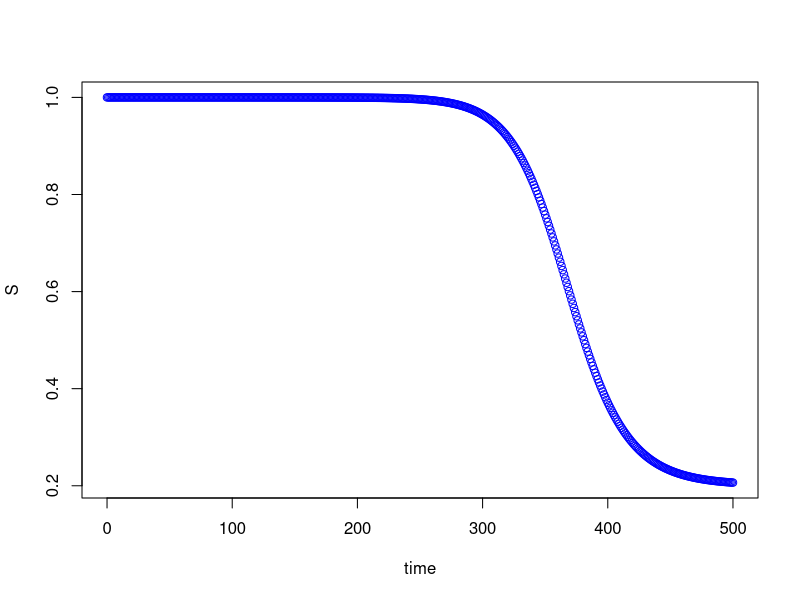
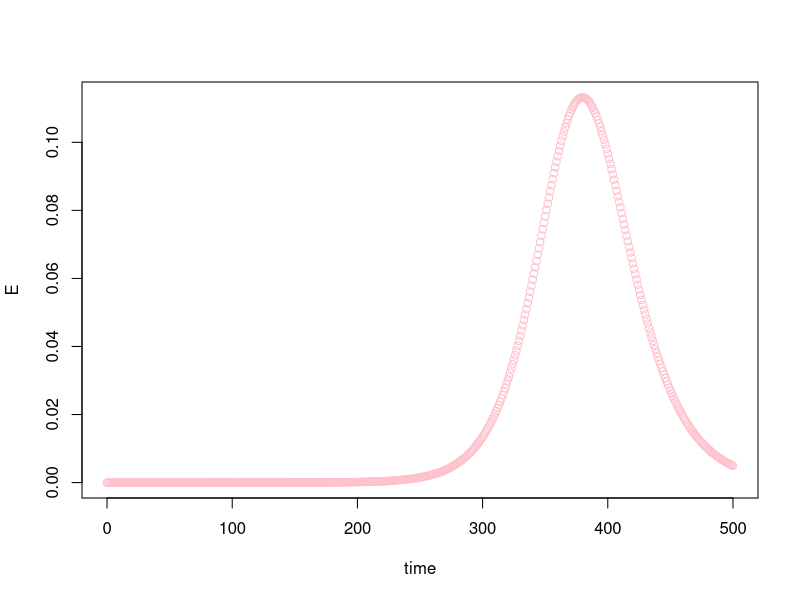
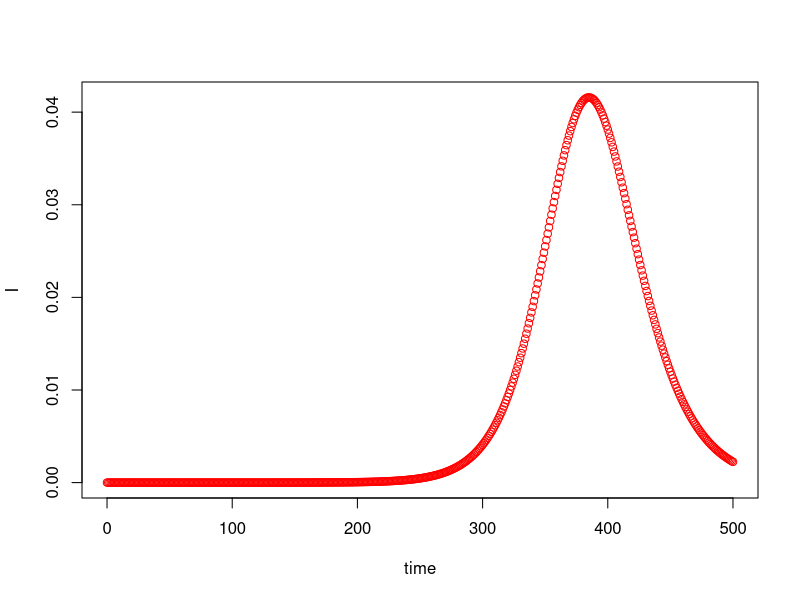
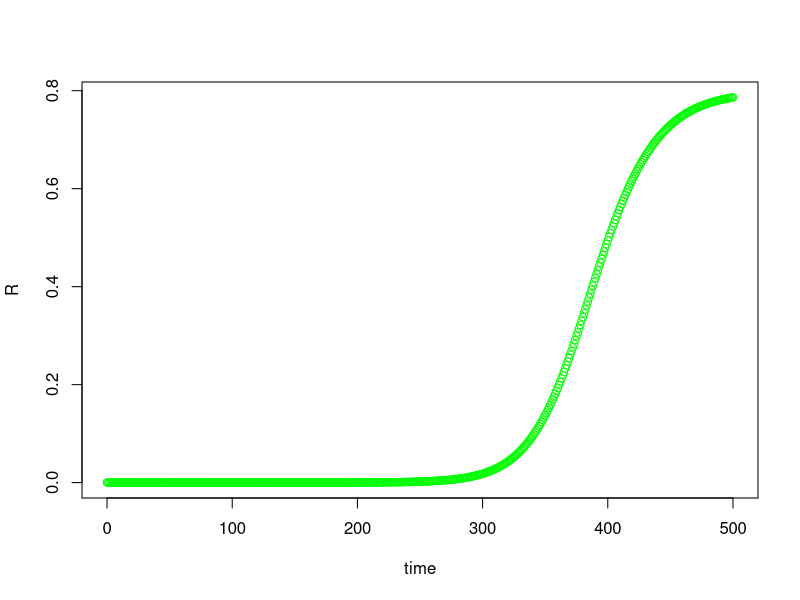
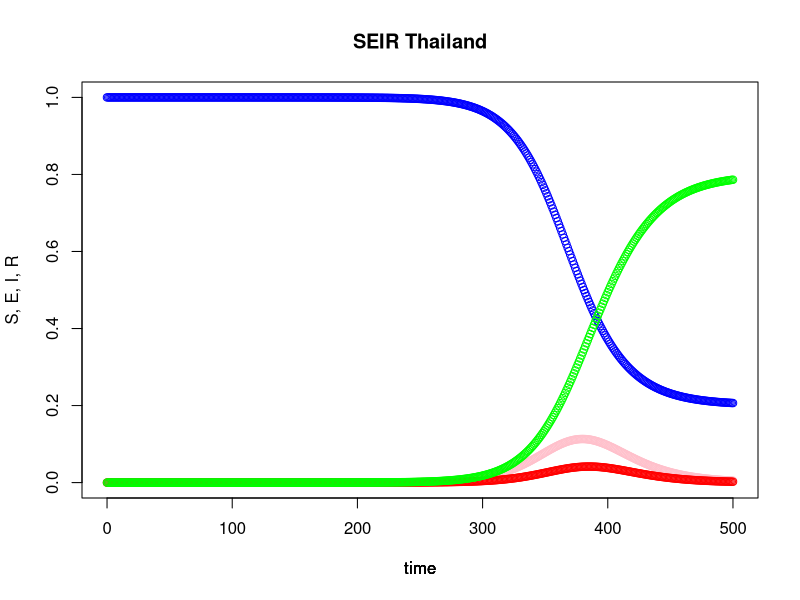
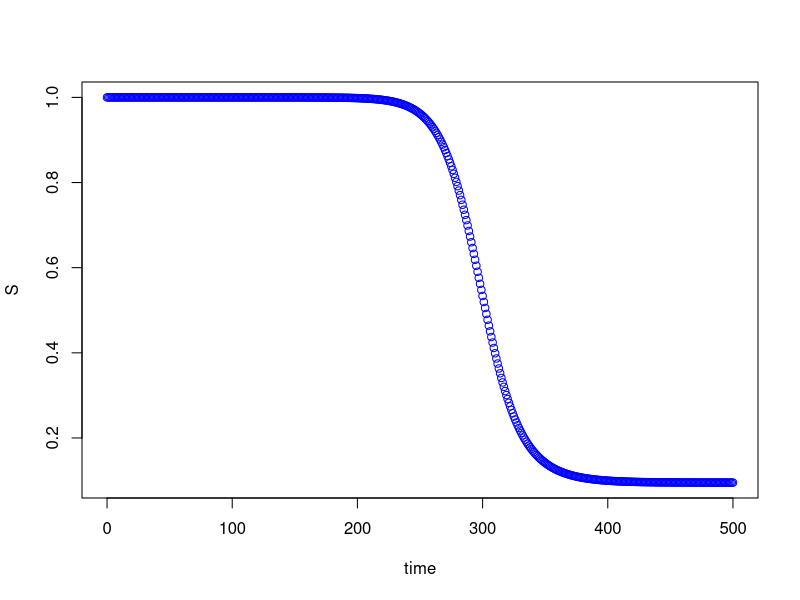
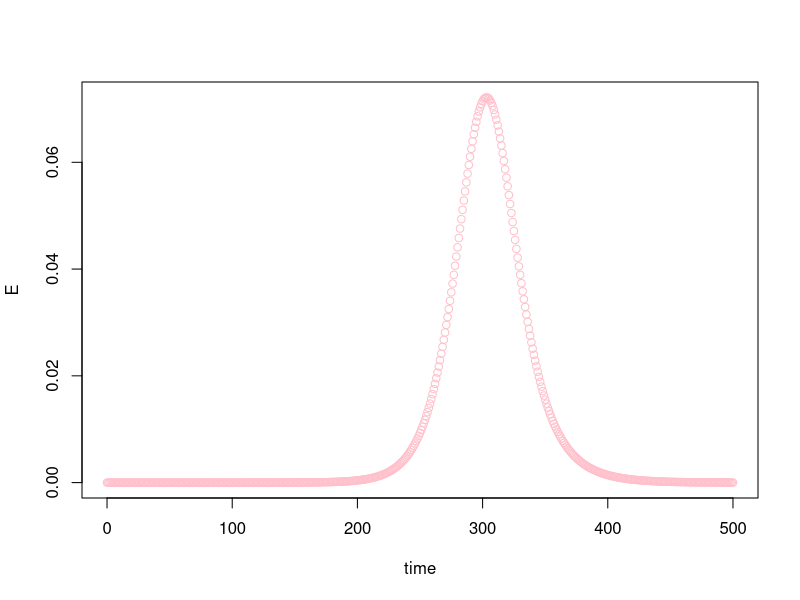
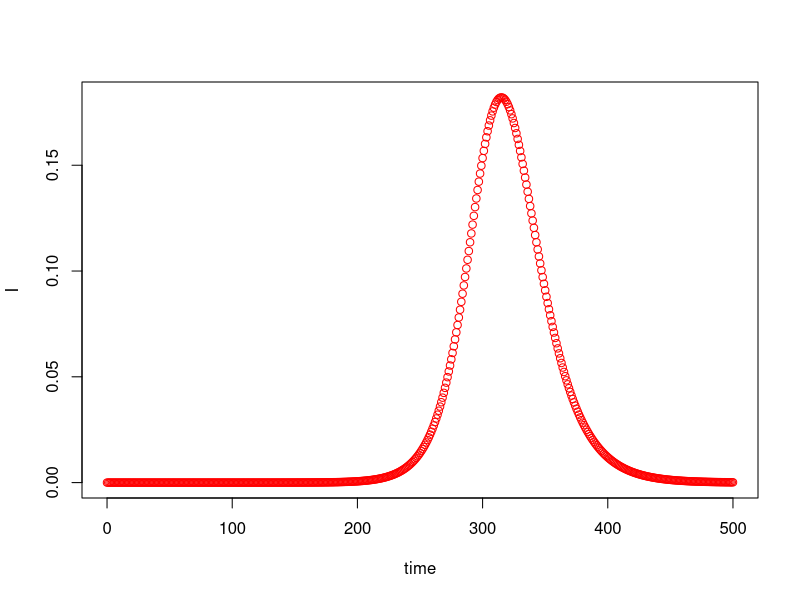

Recreate these plots in R, in order.
## ---- chunk 1
#Load add-on packages - deSolve - contains lsoda function - differential equation solver.
#install.packages("deSolve")
library (deSolve) 
## ---- chunk 2
#Function to compute derivatives of the differential equations.
seir_modelThai = function (current_timepoint, state_values, parameters)
{
  # create state variables (local variables)
  S = state_values [1]        # susceptibles
  E = state_values [2]        # exposed
  I = state_values [3]        # infectious
  R = state_values [4]        # recovered
  
  with ( 
    as.list (parameters),     # variable names within parameters can be used 
         {
           # compute derivatives
           dS = (-beta * S * I)
           dE = (beta * S * I) - (delta * E)
           dI = (delta * E) - (gamma * I)
           dR = (gamma * I)
           
           # combine results
           results = c (dS, dE, dI, dR)
           list (results)
         }
    )
}
## ---- chunk 3
#Parameters
#contact_rate = 10834/366                     # number of contacts per day
#transmission_probability =        # transmission probability
infectious_period = 5.2                 # infectious period
latent_period = 14                     # latent period
## ---- chunk 4
Ro = 2.006
## ---- chunk 5
#Compute values of beta (tranmission rate) and gamma (recovery rate).
#beta_value = contact_rate * transmission_probability
beta_value = Ro * (1 / infectious_period)
gamma_value = 1 / infectious_period
delta_value = 1 / latent_period
## ---- chunk 6
#Compute Ro - Reproductive number.
#Ro = beta_value / gamma_value
#Ro
#Ro = 2.006
## ---- chunk 7
#Disease dynamics parameters.
parameter_list = c (beta = beta_value, gamma = gamma_value, delta = delta_value)
## ---- chunk 8
#Initial values for sub-populations.
W = 69630000        # susceptible hosts
X = 2           # infectious hosts
Y = 0           # recovered hosts
Z = 185           # exposed hosts
## ---- chunk 9
#Compute total population.
N = W + X + Y + Z
## ---- chunk 10
#Initial state values for the differential equations.
initial_values = c (S = W/N, E = X/N, I = Y/N, R = Z/N)
## ---- chunk 11
#Output timepoints.
timepoints = seq (0, 500, by=1)
## ---- chunk 12
#Simulate the SEIR epidemic.
output = lsoda (initial_values, timepoints, seir_modelThai, parameter_list)
## ---- chunk 13
#Plot dynamics of Susceptibles sub-population.
plot (S ~ time, data = output, type='b', col = 'blue')   
## ---- chunk 14
#population
plot (E ~ time, data = output, type='b', col = 'pink')  
## ---- chunk 15
#Plot dynamics of Infectious sub-population.
plot (I ~ time, data = output, type='b', col = 'red') 
## ---- chunk 16
#Plot dynamics of Recovered sub-population.
plot (R ~ time, data = output, type='b', col = 'green')  
## ---- chunk 17
#Plot dynamics of Susceptibles, Exposed, Infectious and Recovered sub-populations in the same plot.
# susceptible hosts over time
plot (S ~ time, data = output, type='b', ylim = c(0,1), col = 'blue', ylab = 'S, E, I, R', main = 'SEIR Thailand') 

# remain on same frame
par (new = TRUE)    

# exposed hosts over time
plot (E ~ time, data = output, type='b', ylim = c(0,1), col = 'pink', ylab = '', axes = FALSE)

# remain on same frame
par (new = TRUE) 

# infectious hosts over time
plot (I ~ time, data = output, type='b', ylim = c(0,1), col = 'red', ylab = '', axes = FALSE) 

# remain on same frame
par (new = TRUE)  

# recovered hosts over time
plot (R ~ time, data = output, type='b', ylim = c(0,1), col = 'green', ylab = '', axes = FALSE)
## ---- chunk 18
#Function to compute derivatives of the differential equations.
seir_modelUS = function (current_timepoint, state_values, parameters)
{
  # create state variables (local variables)
  S = state_values [1]        # susceptibles
  E = state_values [2]        # exposed
  I = state_values [3]        # infectious
  R = state_values [4]        # recovered
  
  with ( 
    as.list (parameters),     # variable names within parameters can be used 
         {
           # compute derivatives
           dS = (-beta * S * I)
           dE = (beta * S * I) - (delta * E)
           dI = (delta * E) - (gamma * I)
           dR = (gamma * I)
           
           # combine results
           results = c (dS, dE, dI, dR)
           list (results)
         }
    )
}

## ---- chunk 19

#Parameters
#contact_rate = 10834/366          # number of contacts per day
#transmission_probability =        # transmission probability
infectious_period = 15            # infectious period 10-20
latent_period = 5.2                 # latent period


Ro = 2.6 #1.9-3.3 

#Compute values of beta (tranmission rate) and gamma (recovery rate).
#beta_value = contact_rate * transmission_probability
beta_value = Ro * (1 / infectious_period)
gamma_value = 1 / infectious_period
delta_value = 1 / latent_period

#Disease dynamics parameters.
parameter_list = c (beta = beta_value, gamma = gamma_value, delta = delta_value)

#Initial values for sub-populations.
W = 328200000        # susceptible hosts
X = 1           # infectious hosts
Y = 0           # recovered hosts
Z = 300           # exposed hosts

#Compute total population.
N = W + X + Y + Z

#Initial state values for the differential equations.
initial_values = c (S = W/N, E = X/N, I = Y/N, R = Z/N)

#Output timepoints.
timepoints = seq (0, 500, by=1)

#Simulate the SEIR epidemic.
output = lsoda (initial_values, timepoints, seir_modelUS, parameter_list)
## ---- chunk 20
#Plot dynamics of Susceptibles sub-population.
plot (S ~ time, data = output, type='b', col = 'blue')
## ---- chunk 21
#population
plot (E ~ time, data = output, type='b', col = 'pink')  
## ---- chunk 22
#Plot dynamics of Infectious sub-population.
plot (I ~ time, data = output, type='b', col = 'red') 
## ---- chunk 23
#Plot dynamics of Susceptibles, Exposed, Infectious and Recovered sub-populations in the same plot.
# susceptible hosts over time
plot (S ~ time, data = output, type='b', ylim = c(0,1), col = 'blue', ylab = 'S, E, I, R', main = 'SEIR US') 

# remain on same frame
par (new = TRUE)    

# exposed hosts over time
plot (E ~ time, data = output, type='b', ylim = c(0,1), col = 'pink', ylab = '', axes = FALSE)

# remain on same frame
par (new = TRUE) 

# infectious hosts over time
plot (I ~ time, data = output, type='b', ylim = c(0,1), col = 'red', ylab = '', axes = FALSE) 

# remain on same frame
par (new = TRUE)  

# recovered hosts over time
plot (R ~ time, data = output, type='b', ylim = c(0,1), col = 'green', ylab = '', axes = FALSE)
